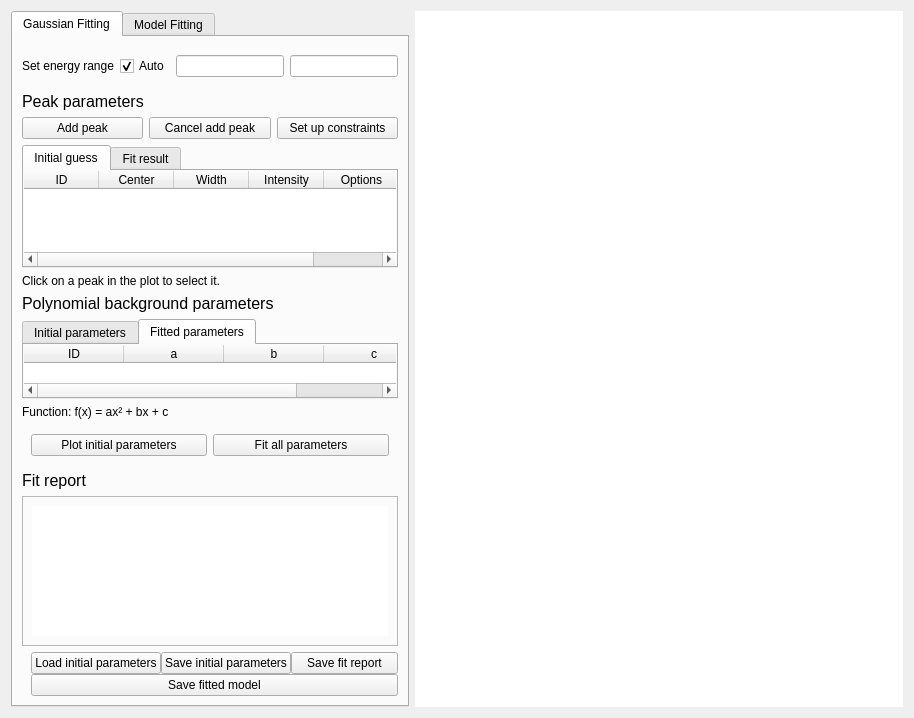
<?xml version="1.0" encoding="UTF-8"?>
<ui version="4.0">
 <class>peak_fit</class>
 <widget class="QWidget" name="peak_fit">
  <property name="geometry">
   <rect>
    <x>0</x>
    <y>0</y>
    <width>914</width>
    <height>718</height>
   </rect>
  </property>
  <property name="windowTitle">
   <string>Form</string>
  </property>
  <layout class="QHBoxLayout" name="horizontalLayout">
   <item>
    <widget class="QTabWidget" name="side_panel_tabs">
     <property name="sizePolicy">
      <sizepolicy hsizetype="Minimum" vsizetype="Expanding">
       <horstretch>0</horstretch>
       <verstretch>0</verstretch>
      </sizepolicy>
     </property>
     <property name="maximumSize">
      <size>
       <width>700</width>
       <height>16777215</height>
      </size>
     </property>
     <property name="currentIndex">
      <number>0</number>
     </property>
     <widget class="QWidget" name="gaussian_fit_tab">
      <attribute name="title">
       <string>Gaussian Fitting</string>
      </attribute>
      <layout class="QGridLayout" name="gridLayout_2">
       <item row="11" column="0">
        <widget class="QTabWidget" name="bg_params_tabs">
         <property name="sizePolicy">
          <sizepolicy hsizetype="Expanding" vsizetype="Minimum">
           <horstretch>0</horstretch>
           <verstretch>0</verstretch>
          </sizepolicy>
         </property>
         <property name="maximumSize">
          <size>
           <width>16777215</width>
           <height>80</height>
          </size>
         </property>
         <property name="currentIndex">
          <number>1</number>
         </property>
         <widget class="QWidget" name="initial_bg_params_tab">
          <property name="sizePolicy">
           <sizepolicy hsizetype="Preferred" vsizetype="Maximum">
            <horstretch>0</horstretch>
            <verstretch>0</verstretch>
           </sizepolicy>
          </property>
          <attribute name="title">
           <string>Initial parameters</string>
          </attribute>
          <layout class="QVBoxLayout" name="verticalLayout_3">
           <property name="leftMargin">
            <number>0</number>
           </property>
           <property name="topMargin">
            <number>0</number>
           </property>
           <property name="rightMargin">
            <number>0</number>
           </property>
           <property name="bottomMargin">
            <number>0</number>
           </property>
           <item>
            <widget class="BaseTable" name="initial_bg_params_table">
             <property name="sizePolicy">
              <sizepolicy hsizetype="Expanding" vsizetype="Minimum">
               <horstretch>0</horstretch>
               <verstretch>0</verstretch>
              </sizepolicy>
             </property>
             <property name="maximumSize">
              <size>
               <width>16777215</width>
               <height>108</height>
              </size>
             </property>
             <property name="frameShape">
              <enum>QFrame::NoFrame</enum>
             </property>
             <property name="sizeAdjustPolicy">
              <enum>QAbstractScrollArea::AdjustIgnored</enum>
             </property>
             <row>
              <property name="text">
               <string/>
              </property>
             </row>
             <column>
              <property name="text">
               <string>ID</string>
              </property>
             </column>
             <column>
              <property name="text">
               <string>a</string>
              </property>
             </column>
             <column>
              <property name="text">
               <string>b</string>
              </property>
             </column>
             <column>
              <property name="text">
               <string>c</string>
              </property>
             </column>
             <item row="0" column="0">
              <property name="text">
               <string>background</string>
              </property>
             </item>
             <item row="0" column="1">
              <property name="text">
               <string>0</string>
              </property>
             </item>
             <item row="0" column="2">
              <property name="text">
               <string>0</string>
              </property>
             </item>
             <item row="0" column="3">
              <property name="text">
               <string>0</string>
              </property>
             </item>
            </widget>
           </item>
          </layout>
         </widget>
         <widget class="QWidget" name="fitted_bg_params_tab">
          <attribute name="title">
           <string>Fitted parameters</string>
          </attribute>
          <layout class="QVBoxLayout" name="verticalLayout_4">
           <property name="leftMargin">
            <number>0</number>
           </property>
           <property name="topMargin">
            <number>0</number>
           </property>
           <property name="rightMargin">
            <number>0</number>
           </property>
           <property name="bottomMargin">
            <number>0</number>
           </property>
           <item>
            <widget class="BaseTable" name="fitted_bg_params_table">
             <property name="sizePolicy">
              <sizepolicy hsizetype="Expanding" vsizetype="Minimum">
               <horstretch>0</horstretch>
               <verstretch>0</verstretch>
              </sizepolicy>
             </property>
             <property name="frameShape">
              <enum>QFrame::NoFrame</enum>
             </property>
             <column>
              <property name="text">
               <string>ID</string>
              </property>
             </column>
             <column>
              <property name="text">
               <string>a</string>
              </property>
             </column>
             <column>
              <property name="text">
               <string>b</string>
              </property>
             </column>
             <column>
              <property name="text">
               <string>c</string>
              </property>
             </column>
            </widget>
           </item>
          </layout>
         </widget>
        </widget>
       </item>
       <item row="4" column="0">
        <widget class="QWidget" name="peak_menu_widget" native="true">
         <property name="sizePolicy">
          <sizepolicy hsizetype="MinimumExpanding" vsizetype="Preferred">
           <horstretch>0</horstretch>
           <verstretch>0</verstretch>
          </sizepolicy>
         </property>
         <layout class="QHBoxLayout" name="horizontalLayout_3">
          <property name="leftMargin">
           <number>0</number>
          </property>
          <property name="topMargin">
           <number>0</number>
          </property>
          <property name="rightMargin">
           <number>0</number>
          </property>
          <property name="bottomMargin">
           <number>0</number>
          </property>
          <item>
           <widget class="QPushButton" name="add_peak_button">
            <property name="sizePolicy">
             <sizepolicy hsizetype="Preferred" vsizetype="Preferred">
              <horstretch>0</horstretch>
              <verstretch>0</verstretch>
             </sizepolicy>
            </property>
            <property name="text">
             <string>Add peak</string>
            </property>
           </widget>
          </item>
          <item>
           <widget class="QPushButton" name="cancel_add_peak_button">
            <property name="sizePolicy">
             <sizepolicy hsizetype="Preferred" vsizetype="Preferred">
              <horstretch>0</horstretch>
              <verstretch>0</verstretch>
             </sizepolicy>
            </property>
            <property name="text">
             <string>Cancel add peak</string>
            </property>
           </widget>
          </item>
          <item>
           <widget class="QPushButton" name="constraints_button">
            <property name="sizePolicy">
             <sizepolicy hsizetype="Preferred" vsizetype="Preferred">
              <horstretch>0</horstretch>
              <verstretch>0</verstretch>
             </sizepolicy>
            </property>
            <property name="text">
             <string>Set up constraints</string>
            </property>
           </widget>
          </item>
         </layout>
        </widget>
       </item>
       <item row="24" column="0">
        <widget class="QFrame" name="fit_report_area">
         <property name="sizePolicy">
          <sizepolicy hsizetype="Preferred" vsizetype="Expanding">
           <horstretch>2</horstretch>
           <verstretch>1</verstretch>
          </sizepolicy>
         </property>
         <property name="maximumSize">
          <size>
           <width>16777215</width>
           <height>150</height>
          </size>
         </property>
         <property name="autoFillBackground">
          <bool>false</bool>
         </property>
         <property name="frameShape">
          <enum>QFrame::StyledPanel</enum>
         </property>
         <layout class="QVBoxLayout" name="verticalLayout_5">
          <property name="leftMargin">
           <number>9</number>
          </property>
          <property name="topMargin">
           <number>9</number>
          </property>
          <property name="rightMargin">
           <number>9</number>
          </property>
          <property name="bottomMargin">
           <number>9</number>
          </property>
          <item>
           <widget class="QTextBrowser" name="fit_report_text_browser">
            <property name="sizePolicy">
             <sizepolicy hsizetype="Preferred" vsizetype="Minimum">
              <horstretch>0</horstretch>
              <verstretch>0</verstretch>
             </sizepolicy>
            </property>
            <property name="maximumSize">
             <size>
              <width>16777215</width>
              <height>200</height>
             </size>
            </property>
            <property name="styleSheet">
             <string notr="true"/>
            </property>
            <property name="frameShape">
             <enum>QFrame::NoFrame</enum>
            </property>
           </widget>
          </item>
         </layout>
        </widget>
       </item>
       <item row="6" column="0">
        <widget class="QTabWidget" name="peak_params_tabs">
         <property name="currentIndex">
          <number>0</number>
         </property>
         <widget class="QWidget" name="initial_peak_params_tab">
          <attribute name="title">
           <string>Initial guess</string>
          </attribute>
          <layout class="QVBoxLayout" name="verticalLayout">
           <property name="leftMargin">
            <number>0</number>
           </property>
           <property name="topMargin">
            <number>0</number>
           </property>
           <property name="rightMargin">
            <number>0</number>
           </property>
           <property name="bottomMargin">
            <number>0</number>
           </property>
           <item>
            <widget class="BaseTable" name="initial_peak_params_table">
             <property name="frameShape">
              <enum>QFrame::NoFrame</enum>
             </property>
             <property name="sizeAdjustPolicy">
              <enum>QAbstractScrollArea::AdjustIgnored</enum>
             </property>
             <attribute name="horizontalHeaderMinimumSectionSize">
              <number>15</number>
             </attribute>
             <attribute name="horizontalHeaderDefaultSectionSize">
              <number>75</number>
             </attribute>
             <attribute name="verticalHeaderDefaultSectionSize">
              <number>24</number>
             </attribute>
             <column>
              <property name="text">
               <string>ID</string>
              </property>
             </column>
             <column>
              <property name="text">
               <string>Center</string>
              </property>
             </column>
             <column>
              <property name="text">
               <string>Width</string>
              </property>
             </column>
             <column>
              <property name="text">
               <string>Intensity</string>
              </property>
             </column>
             <column>
              <property name="text">
               <string>Options</string>
              </property>
             </column>
            </widget>
           </item>
          </layout>
         </widget>
         <widget class="QWidget" name="fitted_peak_params_tab">
          <attribute name="title">
           <string>Fit result</string>
          </attribute>
          <layout class="QVBoxLayout" name="verticalLayout_2">
           <property name="leftMargin">
            <number>0</number>
           </property>
           <property name="topMargin">
            <number>0</number>
           </property>
           <property name="rightMargin">
            <number>0</number>
           </property>
           <property name="bottomMargin">
            <number>0</number>
           </property>
           <item>
            <widget class="BaseTable" name="fitted_peak_params_table">
             <property name="frameShape">
              <enum>QFrame::NoFrame</enum>
             </property>
             <property name="sizeAdjustPolicy">
              <enum>QAbstractScrollArea::AdjustIgnored</enum>
             </property>
             <attribute name="horizontalHeaderMinimumSectionSize">
              <number>15</number>
             </attribute>
             <attribute name="horizontalHeaderDefaultSectionSize">
              <number>75</number>
             </attribute>
             <attribute name="verticalHeaderDefaultSectionSize">
              <number>24</number>
             </attribute>
             <column>
              <property name="text">
               <string>ID</string>
              </property>
             </column>
             <column>
              <property name="text">
               <string>Center</string>
              </property>
             </column>
             <column>
              <property name="text">
               <string>Width</string>
              </property>
             </column>
             <column>
              <property name="text">
               <string>Intensity</string>
              </property>
             </column>
            </widget>
           </item>
          </layout>
         </widget>
        </widget>
       </item>
       <item row="2" column="0">
        <widget class="QLabel" name="peak_params_label">
         <property name="font">
          <font>
           <pointsize>12</pointsize>
          </font>
         </property>
         <property name="text">
          <string>Peak parameters</string>
         </property>
        </widget>
       </item>
       <item row="23" column="0">
        <widget class="QLabel" name="fit_report_label">
         <property name="sizePolicy">
          <sizepolicy hsizetype="Fixed" vsizetype="Fixed">
           <horstretch>0</horstretch>
           <verstretch>0</verstretch>
          </sizepolicy>
         </property>
         <property name="font">
          <font>
           <pointsize>12</pointsize>
          </font>
         </property>
         <property name="text">
          <string>Fit report</string>
         </property>
        </widget>
       </item>
       <item row="12" column="0">
        <widget class="QLabel" name="bg_function_label">
         <property name="text">
          <string>Function: f(x) = ax² + bx + c</string>
         </property>
        </widget>
       </item>
       <item row="13" column="0">
        <widget class="QWidget" name="plot_fit_buttons" native="true">
         <layout class="QGridLayout" name="gridLayout">
          <item row="2" column="0">
           <widget class="QPushButton" name="plot_initial_params_button">
            <property name="text">
             <string>Plot initial parameters</string>
            </property>
           </widget>
          </item>
          <item row="2" column="1">
           <widget class="QPushButton" name="fit_initial_params_button">
            <property name="text">
             <string>Fit all parameters</string>
            </property>
           </widget>
          </item>
         </layout>
        </widget>
       </item>
       <item row="32" column="0" rowspan="2">
        <widget class="QWidget" name="save_load_buttons" native="true">
         <property name="sizePolicy">
          <sizepolicy hsizetype="Preferred" vsizetype="Maximum">
           <horstretch>0</horstretch>
           <verstretch>0</verstretch>
          </sizepolicy>
         </property>
         <property name="minimumSize">
          <size>
           <width>0</width>
           <height>0</height>
          </size>
         </property>
         <layout class="QGridLayout" name="gridLayout_6">
          <property name="topMargin">
           <number>0</number>
          </property>
          <property name="rightMargin">
           <number>0</number>
          </property>
          <property name="bottomMargin">
           <number>0</number>
          </property>
          <property name="spacing">
           <number>0</number>
          </property>
          <item row="2" column="1">
           <widget class="QPushButton" name="save_initial_params_button">
            <property name="text">
             <string>Save initial parameters</string>
            </property>
           </widget>
          </item>
          <item row="2" column="2">
           <widget class="QPushButton" name="save_fit_report_button">
            <property name="text">
             <string>Save fit report</string>
            </property>
           </widget>
          </item>
          <item row="2" column="0">
           <widget class="QPushButton" name="load_initial_params_button">
            <property name="text">
             <string>Load initial parameters</string>
            </property>
           </widget>
          </item>
          <item row="3" column="0" colspan="3">
           <widget class="QPushButton" name="save_fitted_model_button">
            <property name="text">
             <string>Save fitted model</string>
            </property>
           </widget>
          </item>
         </layout>
        </widget>
       </item>
       <item row="7" column="0">
        <widget class="QLabel" name="add_peak_label">
         <property name="text">
          <string>Click on a peak in the plot to select it.</string>
         </property>
        </widget>
       </item>
       <item row="0" column="0">
        <widget class="QWidget" name="fit_settings_widget" native="true">
         <layout class="QGridLayout" name="gridLayout_3">
          <property name="leftMargin">
           <number>0</number>
          </property>
          <property name="rightMargin">
           <number>0</number>
          </property>
          <item row="0" column="3">
           <widget class="QLineEdit" name="e_range_max_line_edit"/>
          </item>
          <item row="0" column="2">
           <widget class="QLineEdit" name="e_range_min_line_edit"/>
          </item>
          <item row="0" column="0">
           <widget class="QLabel" name="auto_e_range_label">
            <property name="text">
             <string>Set energy range</string>
            </property>
           </widget>
          </item>
          <item row="0" column="1">
           <widget class="QCheckBox" name="auto_e_range_checkbox">
            <property name="text">
             <string>Auto</string>
            </property>
            <property name="checked">
             <bool>true</bool>
            </property>
           </widget>
          </item>
         </layout>
        </widget>
       </item>
       <item row="9" column="0">
        <widget class="QLabel" name="poly_bg_label">
         <property name="font">
          <font>
           <pointsize>12</pointsize>
          </font>
         </property>
         <property name="text">
          <string>Polynomial background parameters</string>
         </property>
        </widget>
       </item>
      </layout>
     </widget>
     <widget class="QWidget" name="model_fit_tab">
      <attribute name="title">
       <string>Model Fitting</string>
      </attribute>
      <layout class="QVBoxLayout" name="verticalLayout_11">
       <item>
        <widget class="QWidget" name="model_fit_settings_widget" native="true">
         <layout class="QGridLayout" name="gridLayout_4">
          <property name="leftMargin">
           <number>0</number>
          </property>
          <property name="rightMargin">
           <number>0</number>
          </property>
          <item row="0" column="1">
           <widget class="QCheckBox" name="model_auto_e_range_checkbox">
            <property name="text">
             <string>Auto</string>
            </property>
            <property name="checked">
             <bool>true</bool>
            </property>
           </widget>
          </item>
          <item row="0" column="0">
           <widget class="QLabel" name="model_auto_e_range_label">
            <property name="text">
             <string>Set energy range</string>
            </property>
           </widget>
          </item>
          <item row="0" column="2">
           <widget class="QLineEdit" name="model_e_range_min_line_edit"/>
          </item>
          <item row="0" column="3">
           <widget class="QLineEdit" name="model_e_range_max_line_edit"/>
          </item>
         </layout>
        </widget>
       </item>
       <item>
        <widget class="QLabel" name="models_label">
         <property name="font">
          <font>
           <pointsize>12</pointsize>
          </font>
         </property>
         <property name="text">
          <string>Models</string>
         </property>
        </widget>
       </item>
       <item>
        <widget class="QTabWidget" name="model_params_tabs">
         <property name="currentIndex">
          <number>0</number>
         </property>
         <widget class="QWidget" name="initial_model_params_tab">
          <attribute name="title">
           <string>Initial guess</string>
          </attribute>
          <layout class="QVBoxLayout" name="verticalLayout_9">
           <property name="leftMargin">
            <number>0</number>
           </property>
           <property name="topMargin">
            <number>0</number>
           </property>
           <property name="rightMargin">
            <number>0</number>
           </property>
           <property name="bottomMargin">
            <number>0</number>
           </property>
           <item>
            <widget class="BaseTable" name="initial_model_params_table">
             <property name="frameShape">
              <enum>QFrame::NoFrame</enum>
             </property>
             <property name="sizeAdjustPolicy">
              <enum>QAbstractScrollArea::AdjustIgnored</enum>
             </property>
             <attribute name="horizontalHeaderMinimumSectionSize">
              <number>15</number>
             </attribute>
             <attribute name="horizontalHeaderDefaultSectionSize">
              <number>75</number>
             </attribute>
             <attribute name="verticalHeaderDefaultSectionSize">
              <number>24</number>
             </attribute>
             <column>
              <property name="text">
               <string>ID</string>
              </property>
             </column>
             <column>
              <property name="text">
               <string>Offset</string>
              </property>
             </column>
             <column>
              <property name="text">
               <string>Proportion</string>
              </property>
             </column>
             <column>
              <property name="text">
               <string>Options</string>
              </property>
             </column>
            </widget>
           </item>
          </layout>
         </widget>
         <widget class="QWidget" name="fitted_model_params_tab">
          <attribute name="title">
           <string>Fit result</string>
          </attribute>
          <layout class="QVBoxLayout" name="verticalLayout_7">
           <property name="leftMargin">
            <number>0</number>
           </property>
           <property name="topMargin">
            <number>0</number>
           </property>
           <property name="rightMargin">
            <number>0</number>
           </property>
           <property name="bottomMargin">
            <number>0</number>
           </property>
           <item>
            <widget class="BaseTable" name="fitted_model_params_table">
             <property name="frameShape">
              <enum>QFrame::NoFrame</enum>
             </property>
             <property name="sizeAdjustPolicy">
              <enum>QAbstractScrollArea::AdjustIgnored</enum>
             </property>
             <attribute name="horizontalHeaderMinimumSectionSize">
              <number>15</number>
             </attribute>
             <attribute name="horizontalHeaderDefaultSectionSize">
              <number>75</number>
             </attribute>
             <attribute name="verticalHeaderDefaultSectionSize">
              <number>24</number>
             </attribute>
             <column>
              <property name="text">
               <string>ID</string>
              </property>
             </column>
             <column>
              <property name="text">
               <string>Offset</string>
              </property>
             </column>
             <column>
              <property name="text">
               <string>Proportion</string>
              </property>
             </column>
            </widget>
           </item>
          </layout>
         </widget>
        </widget>
       </item>
       <item>
        <widget class="QPushButton" name="add_model_button">
         <property name="text">
          <string>Add fitted model</string>
         </property>
        </widget>
       </item>
       <item>
        <widget class="QLabel" name="poly_bg_label_2">
         <property name="font">
          <font>
           <pointsize>12</pointsize>
          </font>
         </property>
         <property name="text">
          <string>Polynomial background parameters</string>
         </property>
        </widget>
       </item>
       <item>
        <widget class="QTabWidget" name="model_bg_params_tabs">
         <property name="sizePolicy">
          <sizepolicy hsizetype="Expanding" vsizetype="Minimum">
           <horstretch>0</horstretch>
           <verstretch>0</verstretch>
          </sizepolicy>
         </property>
         <property name="maximumSize">
          <size>
           <width>16777215</width>
           <height>80</height>
          </size>
         </property>
         <property name="currentIndex">
          <number>0</number>
         </property>
         <widget class="QWidget" name="initial_model_bg_params_tab">
          <property name="sizePolicy">
           <sizepolicy hsizetype="Preferred" vsizetype="Maximum">
            <horstretch>0</horstretch>
            <verstretch>0</verstretch>
           </sizepolicy>
          </property>
          <attribute name="title">
           <string>Initial parameters</string>
          </attribute>
          <layout class="QVBoxLayout" name="verticalLayout_8">
           <property name="leftMargin">
            <number>0</number>
           </property>
           <property name="topMargin">
            <number>0</number>
           </property>
           <property name="rightMargin">
            <number>0</number>
           </property>
           <property name="bottomMargin">
            <number>0</number>
           </property>
           <item>
            <widget class="BaseTable" name="initial_model_bg_params_table">
             <property name="sizePolicy">
              <sizepolicy hsizetype="Expanding" vsizetype="Minimum">
               <horstretch>0</horstretch>
               <verstretch>0</verstretch>
              </sizepolicy>
             </property>
             <property name="maximumSize">
              <size>
               <width>16777215</width>
               <height>108</height>
              </size>
             </property>
             <property name="frameShape">
              <enum>QFrame::NoFrame</enum>
             </property>
             <property name="sizeAdjustPolicy">
              <enum>QAbstractScrollArea::AdjustIgnored</enum>
             </property>
             <row>
              <property name="text">
               <string/>
              </property>
             </row>
             <column>
              <property name="text">
               <string>ID</string>
              </property>
             </column>
             <column>
              <property name="text">
               <string>a</string>
              </property>
             </column>
             <column>
              <property name="text">
               <string>b</string>
              </property>
             </column>
             <column>
              <property name="text">
               <string>c</string>
              </property>
             </column>
             <item row="0" column="0">
              <property name="text">
               <string>background</string>
              </property>
             </item>
             <item row="0" column="1">
              <property name="text">
               <string>0</string>
              </property>
             </item>
             <item row="0" column="2">
              <property name="text">
               <string>0</string>
              </property>
             </item>
             <item row="0" column="3">
              <property name="text">
               <string>0</string>
              </property>
             </item>
            </widget>
           </item>
          </layout>
         </widget>
         <widget class="QWidget" name="fitted_model_bg_params_tab">
          <attribute name="title">
           <string>Fitted parameters</string>
          </attribute>
          <layout class="QVBoxLayout" name="verticalLayout_10">
           <property name="leftMargin">
            <number>0</number>
           </property>
           <property name="topMargin">
            <number>0</number>
           </property>
           <property name="rightMargin">
            <number>0</number>
           </property>
           <property name="bottomMargin">
            <number>0</number>
           </property>
           <item>
            <widget class="BaseTable" name="fitted_model_bg_params_table">
             <property name="sizePolicy">
              <sizepolicy hsizetype="Expanding" vsizetype="Minimum">
               <horstretch>0</horstretch>
               <verstretch>0</verstretch>
              </sizepolicy>
             </property>
             <property name="frameShape">
              <enum>QFrame::NoFrame</enum>
             </property>
             <column>
              <property name="text">
               <string>ID</string>
              </property>
             </column>
             <column>
              <property name="text">
               <string>a</string>
              </property>
             </column>
             <column>
              <property name="text">
               <string>b</string>
              </property>
             </column>
             <column>
              <property name="text">
               <string>c</string>
              </property>
             </column>
            </widget>
           </item>
          </layout>
         </widget>
        </widget>
       </item>
       <item>
        <widget class="QLabel" name="bg_function_label_2">
         <property name="text">
          <string>Function: f(x) = ax² + bx + c</string>
         </property>
        </widget>
       </item>
       <item>
        <widget class="QWidget" name="model_fit_button_area" native="true">
         <layout class="QGridLayout" name="gridLayout_5">
          <item row="1" column="0" colspan="3">
           <widget class="QPushButton" name="fit_model_button">
            <property name="text">
             <string>Fit parameters</string>
            </property>
           </widget>
          </item>
         </layout>
        </widget>
       </item>
       <item>
        <widget class="QLabel" name="model_fit_report_label">
         <property name="sizePolicy">
          <sizepolicy hsizetype="Fixed" vsizetype="Fixed">
           <horstretch>0</horstretch>
           <verstretch>0</verstretch>
          </sizepolicy>
         </property>
         <property name="font">
          <font>
           <pointsize>12</pointsize>
          </font>
         </property>
         <property name="text">
          <string>Fit report</string>
         </property>
        </widget>
       </item>
       <item>
        <widget class="QFrame" name="model_fit_report_frame">
         <property name="sizePolicy">
          <sizepolicy hsizetype="Preferred" vsizetype="Expanding">
           <horstretch>2</horstretch>
           <verstretch>1</verstretch>
          </sizepolicy>
         </property>
         <property name="maximumSize">
          <size>
           <width>16777215</width>
           <height>150</height>
          </size>
         </property>
         <property name="autoFillBackground">
          <bool>false</bool>
         </property>
         <property name="frameShape">
          <enum>QFrame::StyledPanel</enum>
         </property>
         <layout class="QVBoxLayout" name="verticalLayout_6">
          <property name="leftMargin">
           <number>9</number>
          </property>
          <property name="topMargin">
           <number>9</number>
          </property>
          <property name="rightMargin">
           <number>9</number>
          </property>
          <property name="bottomMargin">
           <number>9</number>
          </property>
          <item>
           <widget class="QTextBrowser" name="model_fit_report_text_browser">
            <property name="sizePolicy">
             <sizepolicy hsizetype="Preferred" vsizetype="Minimum">
              <horstretch>0</horstretch>
              <verstretch>0</verstretch>
             </sizepolicy>
            </property>
            <property name="maximumSize">
             <size>
              <width>16777215</width>
              <height>200</height>
             </size>
            </property>
            <property name="styleSheet">
             <string notr="true"/>
            </property>
            <property name="frameShape">
             <enum>QFrame::NoFrame</enum>
            </property>
           </widget>
          </item>
         </layout>
        </widget>
       </item>
      </layout>
     </widget>
    </widget>
   </item>
   <item>
    <widget class="QStackedWidget" name="plot_container_widget">
     <property name="sizePolicy">
      <sizepolicy hsizetype="Preferred" vsizetype="Expanding">
       <horstretch>2</horstretch>
       <verstretch>2</verstretch>
      </sizepolicy>
     </property>
     <property name="styleSheet">
      <string notr="true">background: white</string>
     </property>
     <widget class="PlotWidget" name="plot" native="true"/>
     <widget class="PlotWidget" name="model_plot"/>
    </widget>
   </item>
  </layout>
 </widget>
 <customwidgets>
  <customwidget>
   <class>PlotWidget</class>
   <extends>QWidget</extends>
   <header>EVA.widgets.plot.plot_widget</header>
   <container>1</container>
  </customwidget>
  <customwidget>
   <class>BaseTable</class>
   <extends>QTableWidget</extends>
   <header>EVA.widgets.base.base_table</header>
  </customwidget>
 </customwidgets>
 <resources>
  <include location="../resources/tangomfk.qrc"/>
 </resources>
 <connections/>
</ui>
